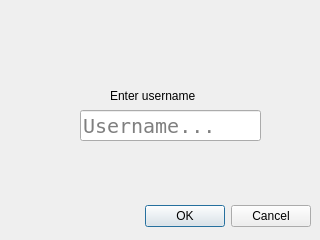
<?xml version="1.0" encoding="UTF-8"?>
<ui version="4.0">
 <class>GetName</class>
 <widget class="QDialog" name="GetName">
  <property name="geometry">
   <rect>
    <x>0</x>
    <y>0</y>
    <width>320</width>
    <height>240</height>
   </rect>
  </property>
  <property name="windowTitle">
   <string>Dialog</string>
  </property>
  <widget class="QDialogButtonBox" name="buttonBox">
   <property name="geometry">
    <rect>
     <x>10</x>
     <y>200</y>
     <width>301</width>
     <height>32</height>
    </rect>
   </property>
   <property name="orientation">
    <enum>Qt::Horizontal</enum>
   </property>
   <property name="standardButtons">
    <set>QDialogButtonBox::Cancel|QDialogButtonBox::Ok</set>
   </property>
  </widget>
  <widget class="QLineEdit" name="NameEdit">
   <property name="geometry">
    <rect>
     <x>80</x>
     <y>110</y>
     <width>181</width>
     <height>31</height>
    </rect>
   </property>
   <property name="font">
    <font>
     <family>NSimSun</family>
     <pointsize>15</pointsize>
    </font>
   </property>
   <property name="placeholderText">
    <string>Username...</string>
   </property>
  </widget>
  <widget class="QLabel" name="label">
   <property name="geometry">
    <rect>
     <x>110</x>
     <y>80</y>
     <width>131</width>
     <height>31</height>
    </rect>
   </property>
   <property name="text">
    <string>Enter username </string>
   </property>
  </widget>
 </widget>
 <resources/>
 <connections>
  <connection>
   <sender>buttonBox</sender>
   <signal>accepted()</signal>
   <receiver>GetName</receiver>
   <slot>accept()</slot>
   <hints>
    <hint type="sourcelabel">
     <x>248</x>
     <y>254</y>
    </hint>
    <hint type="destinationlabel">
     <x>157</x>
     <y>274</y>
    </hint>
   </hints>
  </connection>
  <connection>
   <sender>buttonBox</sender>
   <signal>rejected()</signal>
   <receiver>GetName</receiver>
   <slot>reject()</slot>
   <hints>
    <hint type="sourcelabel">
     <x>316</x>
     <y>260</y>
    </hint>
    <hint type="destinationlabel">
     <x>286</x>
     <y>274</y>
    </hint>
   </hints>
  </connection>
 </connections>
</ui>
